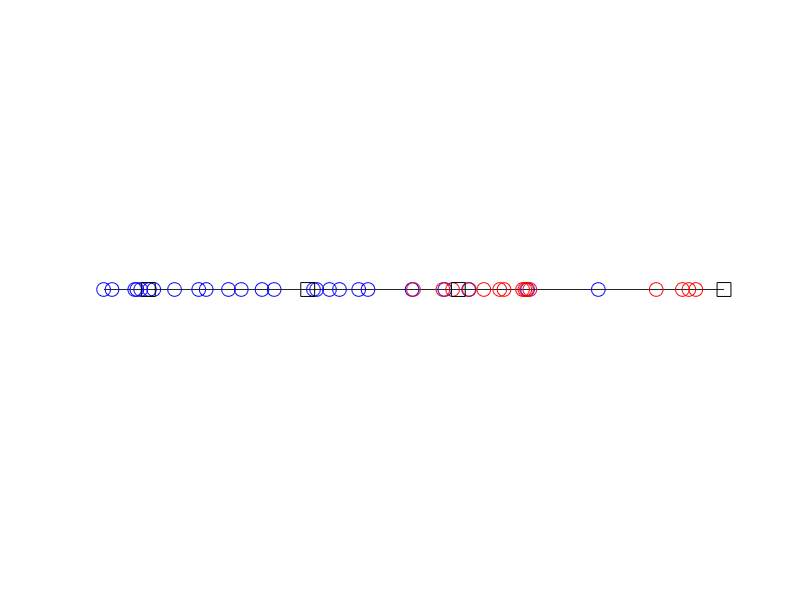

MATLAB code to generate this figure:
load('normdist.mat')

% Define 2D axes where y is very small to simulate a 1D graph
hAxes = axes('NextPlot','add',...
	     'DataAspectRatio',[1 1 1],...
             'XLim',[0 70],...
             'YLim',[0 eps],...
             'Color','none');
plot(S1,0,'bo','MarkerSize',10);
plot(S2,0,'ro','MarkerSize',10);
plot(T ,0,'ks','MarkerSize',10);

xlabel('S1, S2 and T Values (No Units)');
